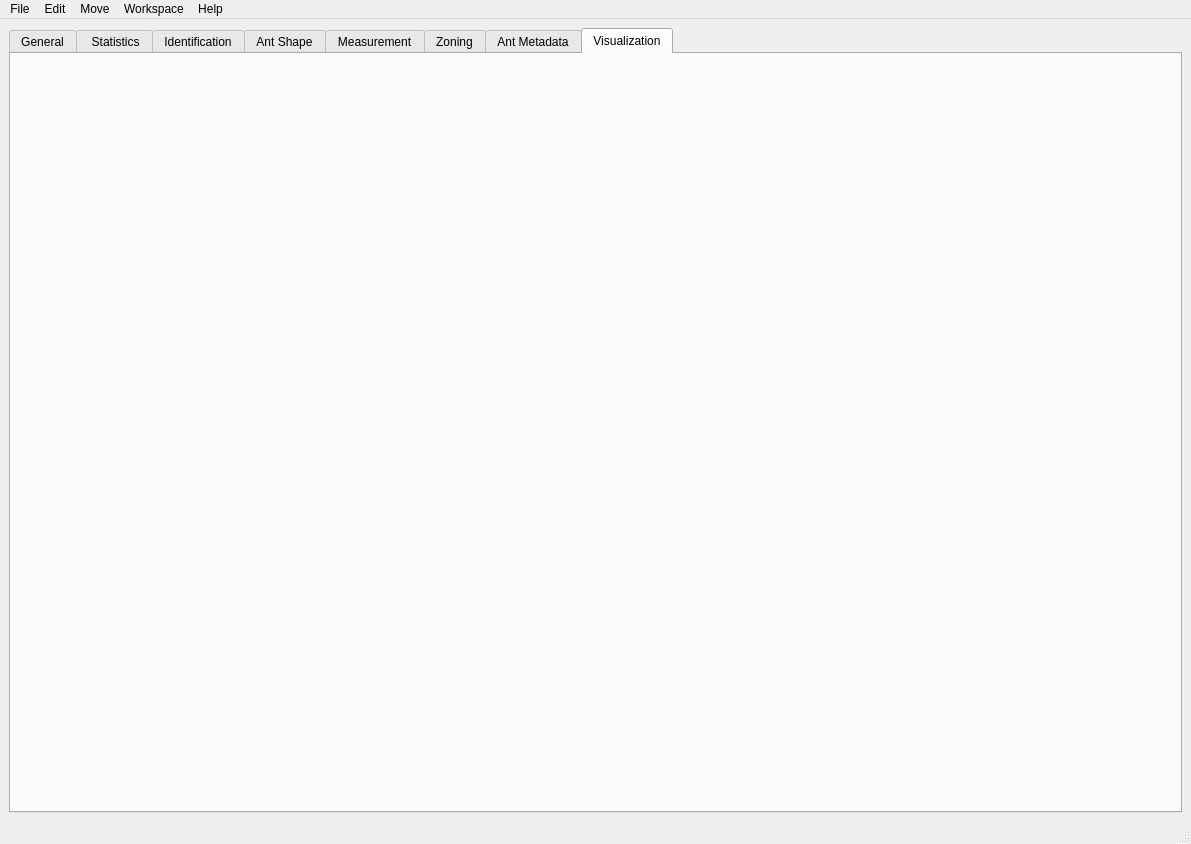
<?xml version="1.0" encoding="UTF-8"?>
<ui version="4.0">
 <class>MainWindow</class>
 <widget class="QMainWindow" name="MainWindow">
  <property name="geometry">
   <rect>
    <x>0</x>
    <y>0</y>
    <width>1191</width>
    <height>844</height>
   </rect>
  </property>
  <property name="windowTitle">
   <string>MainWindow</string>
  </property>
  <property name="tabShape">
   <enum>QTabWidget::Rounded</enum>
  </property>
  <widget class="QWidget" name="centralwidget">
   <layout class="QGridLayout" name="gridLayout">
    <item row="0" column="0">
     <widget class="QTabWidget" name="workspaceSelector">
      <property name="enabled">
       <bool>true</bool>
      </property>
      <property name="tabPosition">
       <enum>QTabWidget::North</enum>
      </property>
      <property name="tabShape">
       <enum>QTabWidget::Rounded</enum>
      </property>
      <property name="currentIndex">
       <number>7</number>
      </property>
      <property name="elideMode">
       <enum>Qt::ElideNone</enum>
      </property>
      <property name="usesScrollButtons">
       <bool>false</bool>
      </property>
      <property name="documentMode">
       <bool>false</bool>
      </property>
      <property name="tabsClosable">
       <bool>false</bool>
      </property>
      <property name="movable">
       <bool>false</bool>
      </property>
      <property name="tabBarAutoHide">
       <bool>false</bool>
      </property>
      <widget class="GeneralWorkspace" name="generalWorkspace">
       <property name="enabled">
        <bool>true</bool>
       </property>
       <attribute name="title">
        <string>General</string>
       </attribute>
       <attribute name="toolTip">
        <string>Edits global experiment properties</string>
       </attribute>
      </widget>
      <widget class="TagStatisticsWorkspace" name="tagStatisticsWorkspace">
       <property name="toolTip">
        <string/>
       </property>
       <attribute name="title">
        <string> Statistics</string>
       </attribute>
       <attribute name="toolTip">
        <string>Shows global tag detection statistics</string>
       </attribute>
      </widget>
      <widget class="IdentificationWorkspace" name="identificationWorkspace">
       <attribute name="title">
        <string>Identification</string>
       </attribute>
       <attribute name="toolTip">
        <string>Edits tag and ants association</string>
       </attribute>
      </widget>
      <widget class="AntShapeWorkspace" name="antShapeWorkspace">
       <attribute name="title">
        <string>Ant Shape</string>
       </attribute>
       <attribute name="toolTip">
        <string>Defines ant shapes</string>
       </attribute>
      </widget>
      <widget class="AntMeasurementWorkspace" name="antMeasurementWorkspace">
       <attribute name="title">
        <string>Measurement</string>
       </attribute>
       <attribute name="toolTip">
        <string>Measure individual ants</string>
       </attribute>
      </widget>
      <widget class="ZoningWorkspace" name="zoningWorkspace">
       <attribute name="title">
        <string>Zoning</string>
       </attribute>
       <attribute name="toolTip">
        <string>Defines geometric zones</string>
       </attribute>
      </widget>
      <widget class="AntMetadataWorkspace" name="antMetadataWorkspace">
       <attribute name="title">
        <string>Ant Metadata</string>
       </attribute>
       <attribute name="toolTip">
        <string>Edits individual ant data</string>
       </attribute>
      </widget>
      <widget class="VisualizationWorkspace" name="visualizationWorkspace">
       <attribute name="title">
        <string>Visualization</string>
       </attribute>
       <attribute name="toolTip">
        <string>Visualizes tracking during experiment</string>
       </attribute>
      </widget>
     </widget>
    </item>
   </layout>
  </widget>
  <widget class="QMenuBar" name="menubar">
   <property name="geometry">
    <rect>
     <x>0</x>
     <y>0</y>
     <width>1191</width>
     <height>22</height>
    </rect>
   </property>
   <widget class="QMenu" name="menuFile">
    <property name="toolTip">
     <string>File Actions</string>
    </property>
    <property name="title">
     <string>File</string>
    </property>
    <property name="toolTipsVisible">
     <bool>true</bool>
    </property>
    <widget class="QMenu" name="menuRecentsProjects">
     <property name="toolTip">
      <string>Open recent experiment file</string>
     </property>
     <property name="title">
      <string>Recents Projects</string>
     </property>
     <property name="toolTipsVisible">
      <bool>true</bool>
     </property>
     <addaction name="recentFile1"/>
     <addaction name="recentFile2"/>
     <addaction name="recentFile3"/>
     <addaction name="recentFile4"/>
     <addaction name="recentFile5"/>
    </widget>
    <addaction name="actionNew"/>
    <addaction name="actionOpen"/>
    <addaction name="menuRecentsProjects"/>
    <addaction name="actionSave"/>
    <addaction name="actionSaveAs"/>
    <addaction name="separator"/>
    <addaction name="actionQuit"/>
   </widget>
   <widget class="QMenu" name="menuEdit">
    <property name="title">
     <string>Edit</string>
    </property>
    <property name="toolTipsVisible">
     <bool>true</bool>
    </property>
    <addaction name="actionUndo"/>
    <addaction name="actionRedo"/>
    <addaction name="separator"/>
    <addaction name="actionShowLog"/>
   </widget>
   <widget class="QMenu" name="menuHelp">
    <property name="title">
     <string>Help</string>
    </property>
    <addaction name="actionHelpAbout"/>
    <addaction name="actionOnlineHelp"/>
   </widget>
   <widget class="QMenu" name="menuMove">
    <property name="title">
     <string>Move</string>
    </property>
   </widget>
   <widget class="QMenu" name="menuWorkspace">
    <property name="title">
     <string>Workspace</string>
    </property>
   </widget>
   <addaction name="menuFile"/>
   <addaction name="menuEdit"/>
   <addaction name="menuMove"/>
   <addaction name="menuWorkspace"/>
   <addaction name="menuHelp"/>
  </widget>
  <widget class="QStatusBar" name="statusBar"/>
  <action name="actionOpen">
   <property name="icon">
    <iconset theme="document-open-symbolic">
     <normaloff>.</normaloff>.</iconset>
   </property>
   <property name="text">
    <string>Open</string>
   </property>
   <property name="toolTip">
    <string>Open a '.myrmidon' file</string>
   </property>
   <property name="statusTip">
    <string>Open a '.myrmidon'' file</string>
   </property>
   <property name="shortcut">
    <string>Ctrl+O</string>
   </property>
  </action>
  <action name="actionSave">
   <property name="icon">
    <iconset theme="document-save-symbolic">
     <normaloff>.</normaloff>.</iconset>
   </property>
   <property name="text">
    <string>Save</string>
   </property>
   <property name="toolTip">
    <string>Save current file</string>
   </property>
   <property name="statusTip">
    <string>Save current file</string>
   </property>
   <property name="shortcut">
    <string>Ctrl+S</string>
   </property>
  </action>
  <action name="actionSaveAs">
   <property name="icon">
    <iconset theme="document-save-as-symbolic">
     <normaloff>.</normaloff>.</iconset>
   </property>
   <property name="text">
    <string>Save As</string>
   </property>
   <property name="toolTip">
    <string>Save as a new file</string>
   </property>
   <property name="statusTip">
    <string>Save as a new file</string>
   </property>
   <property name="shortcut">
    <string>Ctrl+Shift+S</string>
   </property>
  </action>
  <action name="actionQuit">
   <property name="icon">
    <iconset theme="application-exit-symbolic">
     <normaloff>.</normaloff>.</iconset>
   </property>
   <property name="text">
    <string>Quit</string>
   </property>
   <property name="toolTip">
    <string>Quit FORT Studio</string>
   </property>
   <property name="statusTip">
    <string>Quit FORT Studio</string>
   </property>
   <property name="shortcut">
    <string>Ctrl+Q</string>
   </property>
  </action>
  <action name="actionAddTrackingDataDir">
   <property name="icon">
    <iconset theme="list-add-symbolic">
     <normaloff>.</normaloff>.</iconset>
   </property>
   <property name="text">
    <string>Add Tracking Data Directory</string>
   </property>
   <property name="toolTip">
    <string>&lt;html&gt;&lt;head/&gt;&lt;body&gt;&lt;p&gt;Add a New Tracking Data Directory. The current project must be saved. &lt;/p&gt;&lt;/body&gt;&lt;/html&gt;</string>
   </property>
  </action>
  <action name="actionHelpAbout">
   <property name="icon">
    <iconset theme="help-about-symbolic">
     <normaloff>.</normaloff>.</iconset>
   </property>
   <property name="text">
    <string>About</string>
   </property>
  </action>
  <action name="actionOnlineHelp">
   <property name="icon">
    <iconset theme="system-search-symbolic">
     <normaloff>.</normaloff>.</iconset>
   </property>
   <property name="text">
    <string>Online Help</string>
   </property>
   <property name="shortcut">
    <string>Ctrl+H</string>
   </property>
  </action>
  <action name="recentFile1">
   <property name="text">
    <string>File1</string>
   </property>
   <property name="toolTip">
    <string>Open Recent File 1</string>
   </property>
   <property name="shortcut">
    <string>Ctrl+Shift+1</string>
   </property>
   <property name="visible">
    <bool>false</bool>
   </property>
  </action>
  <action name="recentFile2">
   <property name="text">
    <string>File2</string>
   </property>
   <property name="toolTip">
    <string>Open Recent File 2</string>
   </property>
   <property name="shortcut">
    <string>Ctrl+Shift+2</string>
   </property>
   <property name="visible">
    <bool>false</bool>
   </property>
  </action>
  <action name="recentFile3">
   <property name="text">
    <string>File3</string>
   </property>
   <property name="toolTip">
    <string>Open Recent File 3</string>
   </property>
   <property name="shortcut">
    <string>Ctrl+Shift+3</string>
   </property>
   <property name="visible">
    <bool>false</bool>
   </property>
  </action>
  <action name="recentFile4">
   <property name="text">
    <string>File4</string>
   </property>
   <property name="toolTip">
    <string>Open Recent File 4</string>
   </property>
   <property name="shortcut">
    <string>Ctrl+Shift+4</string>
   </property>
   <property name="visible">
    <bool>false</bool>
   </property>
  </action>
  <action name="recentFile5">
   <property name="text">
    <string>File5</string>
   </property>
   <property name="toolTip">
    <string>Open Recent File 5</string>
   </property>
   <property name="shortcut">
    <string>Ctrl+Shift+5</string>
   </property>
   <property name="visible">
    <bool>false</bool>
   </property>
  </action>
  <action name="actionUndo">
   <property name="enabled">
    <bool>false</bool>
   </property>
   <property name="icon">
    <iconset theme="edit-undo-symbolic">
     <normaloff>.</normaloff>.</iconset>
   </property>
   <property name="text">
    <string>Undo</string>
   </property>
   <property name="toolTip">
    <string>Undo last action</string>
   </property>
   <property name="statusTip">
    <string>Undo last action</string>
   </property>
   <property name="shortcut">
    <string>Ctrl+Z</string>
   </property>
  </action>
  <action name="actionRedo">
   <property name="enabled">
    <bool>false</bool>
   </property>
   <property name="icon">
    <iconset theme="edit-redo-symbolic">
     <normaloff>.</normaloff>.</iconset>
   </property>
   <property name="text">
    <string>Redo</string>
   </property>
   <property name="toolTip">
    <string>Redo last action</string>
   </property>
   <property name="statusTip">
    <string>Redo last action</string>
   </property>
   <property name="shortcut">
    <string>Ctrl+Shift+Z</string>
   </property>
  </action>
  <action name="actionNew">
   <property name="icon">
    <iconset theme="document-new-symbolic">
     <normaloff>.</normaloff>.</iconset>
   </property>
   <property name="text">
    <string>New</string>
   </property>
   <property name="toolTip">
    <string>Create a new '.myrmidon' file</string>
   </property>
   <property name="statusTip">
    <string>Create a new '.myrmidon' file</string>
   </property>
   <property name="shortcut">
    <string>Ctrl+N</string>
   </property>
  </action>
  <action name="actionShowLog">
   <property name="text">
    <string>Show Log</string>
   </property>
   <property name="toolTip">
    <string>Displays Log</string>
   </property>
   <property name="statusTip">
    <string>Displays Log</string>
   </property>
   <property name="shortcut">
    <string>Ctrl+L</string>
   </property>
  </action>
 </widget>
 <customwidgets>
  <customwidget>
   <class>IdentificationWorkspace</class>
   <extends>QWidget</extends>
   <header location="global">fort/studio/workspace/IdentificationWorkspace.hpp</header>
   <container>1</container>
  </customwidget>
  <customwidget>
   <class>AntShapeWorkspace</class>
   <extends>QWidget</extends>
   <header location="global">fort/studio/workspace/AntGeometryWorkspace.hpp</header>
   <container>1</container>
  </customwidget>
  <customwidget>
   <class>AntMetadataWorkspace</class>
   <extends>QWidget</extends>
   <header location="global">fort/studio/workspace/AntMetadataWorkspace.hpp</header>
   <container>1</container>
  </customwidget>
  <customwidget>
   <class>VisualizationWorkspace</class>
   <extends>QWidget</extends>
   <header location="global">fort/studio/workspace/VisualizationWorkspace.hpp</header>
   <container>1</container>
  </customwidget>
  <customwidget>
   <class>GeneralWorkspace</class>
   <extends>QWidget</extends>
   <header location="global">fort/studio/workspace/GeneralWorkspace.hpp</header>
   <container>1</container>
  </customwidget>
  <customwidget>
   <class>TagStatisticsWorkspace</class>
   <extends>QWidget</extends>
   <header location="global">fort/studio/workspace/TagStatisticsWorkspace.hpp</header>
   <container>1</container>
  </customwidget>
  <customwidget>
   <class>ZoningWorkspace</class>
   <extends>QWidget</extends>
   <header location="global">fort/studio/workspace/ZoningWorkspace.hpp</header>
   <container>1</container>
  </customwidget>
  <customwidget>
   <class>AntMeasurementWorkspace</class>
   <extends>QWidget</extends>
   <header location="global">fort/studio/workspace/AntGeometryWorkspace.hpp</header>
   <container>1</container>
  </customwidget>
 </customwidgets>
 <resources/>
 <connections/>
</ui>
